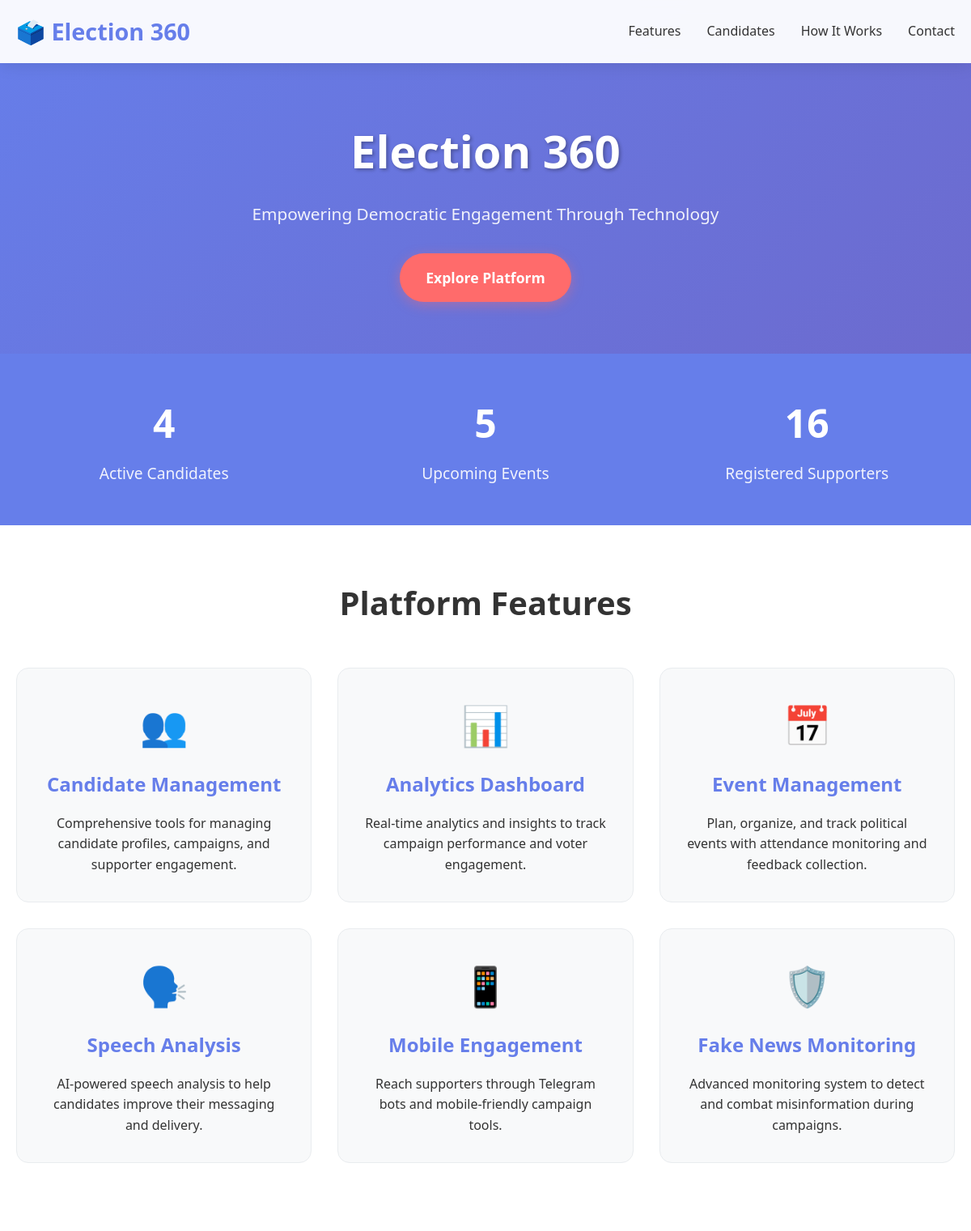
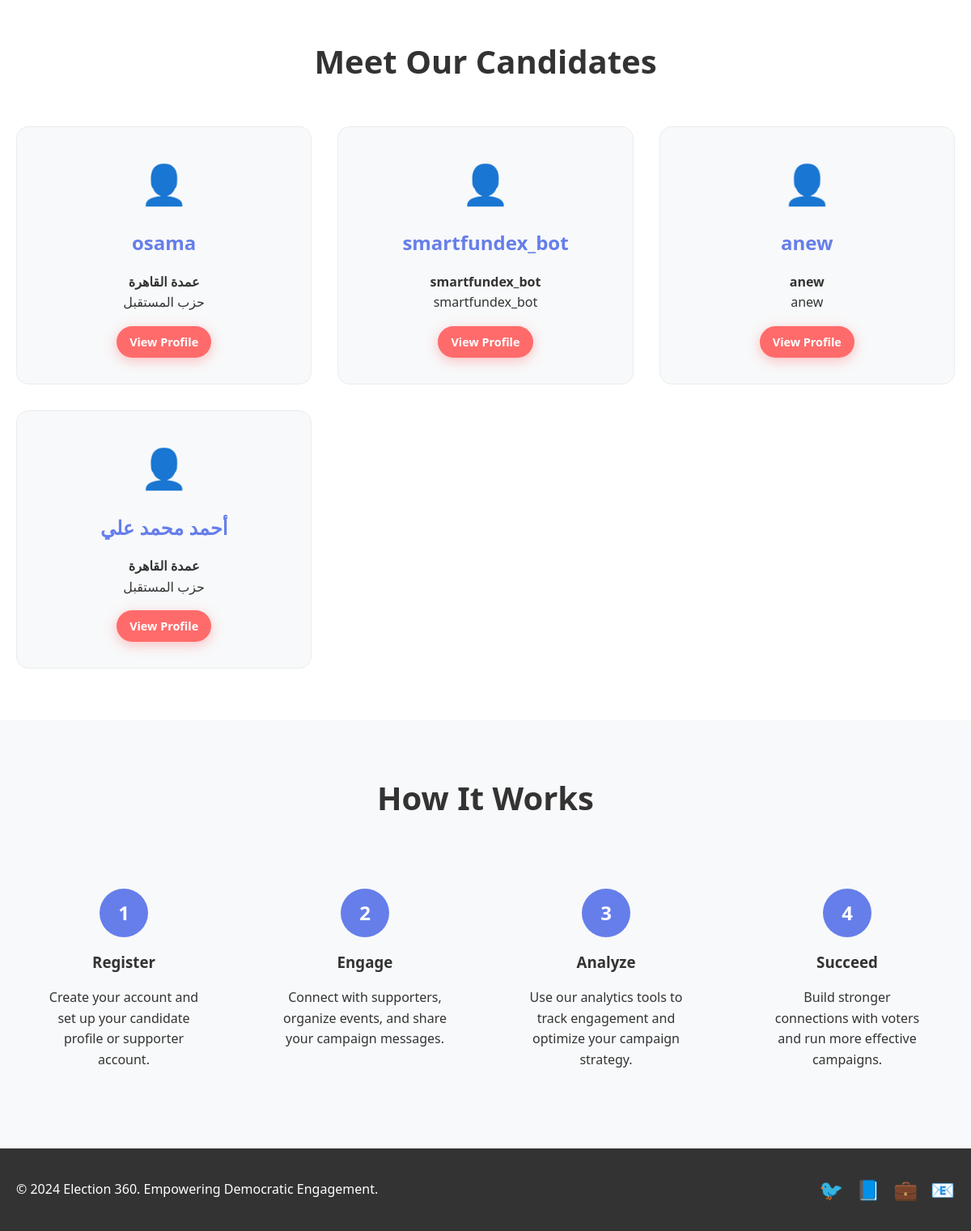
The app's page /hub/public/ with its own data (2 pictures, top to bottom).
### hub/models.py (models this page shows, shortened)
class Candidate(models.Model):
    id = models.UUIDField(primary_key=True, default=uuid.uuid4, editable=False)
    name = models.CharField(max_length=200)
    public_url_name = models.CharField(max_length=300, blank=True, null=True, unique=True)
    position = models.CharField(max_length=200)  # e.g., "Mayor of Cairo", "President"
    party = models.CharField(max_length=200, blank=True, null=True)
    bio = models.TextField(blank=True, null=True)  # CV content
    program = models.TextField(blank=True, null=True)  # Election program
    profile_image = models.ImageField(upload_to='candidates/', blank=True, null=True)
    logo = models.ImageField(upload_to='candidates/logos/', blank=True, null=True)
    website = models.URLField(blank=True, null=True)
    email = models.EmailField(blank=True, null=True)
    phone = models.CharField(max_length=20, blank=True, null=True)
    social_media = models.JSONField(default=dict, blank=True)  # {facebook: url, twitter: url, etc}
    bot = models.ForeignKey(Bot, on_delete=models.SET_NULL, null=True, blank=True, related_name='candidates')
    is_active = models.BooleanField(default=True)
    created_at = models.DateTimeField(auto_now_add=True)
    updated_at = models.DateTimeField(auto_now=True)
    created_by = models.ForeignKey(get_user_model(), on_delete=models.SET_NULL, null=True, blank=True)
    class Meta:
        ordering = ['-created_at']

### hub/views.py (the view)
# urls.py: path('public/', public_landing, name='public_landing'),
def public_landing(request: HttpRequest) -> HttpResponse:
    total_candidates = Candidate.objects.filter(is_active=True).count()
    total_events = Event.objects.filter(is_public=True).count()
    total_supporters = Supporter.objects.count()
    candidates = Candidate.objects.filter(is_active=True).order_by('-created_at')
    context = {
        'total_candidates': total_candidates,
        'total_events': total_events,
        'total_supporters': total_supporters,
        'candidates': candidates,
    }
    return render(request, 'hub/public_landing.html', context)

### hub/templates/hub/public_landing.html (shortened to what this page needs)
<!DOCTYPE html>
<html lang="en">
<head>
</head>
<body>
    <header>
        <nav class="container">
            <div class="logo">🗳️ Election 360</div>
            <ul class="nav-links">
                <li><a href="#features">Features</a></li>
                <li><a href="#candidates">Candidates</a></li>
                <li><a href="#how-it-works">How It Works</a></li>
                <li><a href="#contact">Contact</a></li>
            </ul>
        </nav>
    </header>
    <main>
        <section class="hero">
            <div class="container">
                <h1>Election 360</h1>
                <p>Empowering Democratic Engagement Through Technology</p>
                <a href="#features" class="cta-button">Explore Platform</a>
            </div>
        </section>
        <section class="stats">
            <div class="container">
                <div class="stats-grid">
                    <div class="stat-item">
                        <h3>{{ total_candidates }}</h3>
                        <p>Active Candidates</p>
                    </div>
                    <div class="stat-item">
                        <h3>{{ total_events }}</h3>
                        <p>Upcoming Events</p>
                    </div>
                    <div class="stat-item">
                        <h3>{{ total_supporters }}</h3>
                        <p>Registered Supporters</p>
                    </div>
                </div>
            </div>
        </section>
        <section id="features" class="features">
            <div class="container">
                <h2>Platform Features</h2>
                <div class="features-grid">
                    <div class="feature-card">
                        <div class="feature-icon">👥</div>
                        <h3>Candidate Management</h3>
                        <p>Comprehensive tools for managing candidate profiles, campaigns, and supporter engagement.</p>
                    </div>
                    <div class="feature-card">
                        <div class="feature-icon">📊</div>
                        <h3>Analytics Dashboard</h3>
                        <p>Real-time analytics and insights to track campaign performance and voter engagement.</p>
                    </div>
                    <div class="feature-card">
                        <div class="feature-icon">📅</div>
                        <h3>Event Management</h3>
                        <p>Plan, organize, and track political events with attendance monitoring and feedback collection.</p>
                    </div>
                    <div class="feature-card">
                        <div class="feature-icon">🗣️</div>
                        <h3>Speech Analysis</h3>
                        <p>AI-powered speech analysis to help candidates improve their messaging and delivery.</p>
                    </div>
                    <div class="feature-card">
                        <div class="feature-icon">📱</div>
                        <h3>Mobile Engagement</h3>
                        <p>Reach supporters through Telegram bots and mobile-friendly campaign tools.</p>
                    </div>
                    <div class="feature-card">
                        <div class="feature-icon">🛡️</div>
                        <h3>Fake News Monitoring</h3>
                        <p>Advanced monitoring system to detect and combat misinformation during campaigns.</p>
                    </div>
                </div>
            </div>
        </section>
        <section id="candidates" class="features">
            <div class="container">
                <h2>Meet Our Candidates</h2>
                <div class="features-grid">
                    {% for candidate in candidates %}
                    <div class="feature-card">
                        <div class="feature-icon">👤</div>
                        <h3>{{ candidate.name }}</h3>
                        <p><strong>{{ candidate.position }}</strong></p>
                        {% if candidate.party %}
                            <p>{{ candidate.party }}</p>
                        {% endif %}
                        <a href="/hub/candidate/{{ candidate.id }}/" class="cta-button" style="margin-top: 1rem; display: inline-block; padding: 0.5rem 1rem; font-size: 0.9rem;">View Profile</a>
                    </div>
                    {% endfor %}
                </div>
            </div>
        </section>
        <section id="how-it-works" class="how-it-works">
            <div class="container">
                <h2>How It Works</h2>
                <div class="steps">
                    <div class="step">
                        <div class="step-number">1</div>
                        <h3>Register</h3>
                        <p>Create your account and set up your candidate profile or supporter account.</p>
                    </div>
                    <div class="step">
                        <div class="step-number">2</div>
                        <h3>Engage</h3>
                        <p>Connect with supporters, organize events, and share your campaign messages.</p>
                    </div>
                    <div class="step">
                        <div class="step-number">3</div>
                        <h3>Analyze</h3>
                        <p>Use our analytics tools to track engagement and optimize your campaign strategy.</p>
                    </div>
                    <div class="step">
                        <div class="step-number">4</div>
                        <h3>Succeed</h3>
                        <p>Build stronger connections with voters and run more effective campaigns.</p>
                    </div>
                </div>
            </div>
        </section>
    </main>
    <footer id="contact">
        <div class="container">
            <div class="footer-content">
                <div>
                    <p>&copy; 2024 Election 360. Empowering Democratic Engagement.</p>
                </div>
                <div class="social-links">
                    <a href="#" title="Twitter">🐦</a>
                    <a href="#" title="Facebook">📘</a>
                    <a href="#" title="LinkedIn">💼</a>
                    <a href="#" title="Email">📧</a>
                </div>
            </div>
        </div>
    </footer>
</body>
</html>

### hub/templates/hub/public_landing.html (style rules this page uses)
* { margin: 0; padding: 0; box-sizing: border-box; }
body { font-family: 'Segoe UI', Tahoma, Geneva, Verdana, sans-serif; line-height: 1.6; color: #333; background: linear-gradient(135deg, #667eea 0%, #764ba2 100%); min-height: 100vh; }
.container { max-width: 1200px; margin: 0 auto; padding: 0 20px; }
header { background: rgba(255, 255, 255, 0.95); backdrop-filter: blur(10px); padding: 1rem 0; box-shadow: 0 2px 20px rgba(0, 0, 0, 0.1); position: sticky; top: 0; z-index: 100; }
nav { display: flex; justify-content: space-between; align-items: center; }
.logo { font-size: 1.8rem; font-weight: bold; color: #667eea; }
.nav-links { display: flex; list-style: none; gap: 2rem; }
.nav-links a { text-decoration: none; color: #333; font-weight: 500; transition: color 0.3s ease; }
.hero { text-align: center; padding: 4rem 0; color: white; }
.hero h1 { font-size: 3.5rem; margin-bottom: 1rem; text-shadow: 2px 2px 4px rgba(0, 0, 0, 0.3); }
.hero p { font-size: 1.3rem; margin-bottom: 2rem; opacity: 0.9; }
.cta-button { display: inline-block; background: #ff6b6b; color: white; padding: 1rem 2rem; text-decoration: none; border-radius: 50px; font-weight: bold; font-size: 1.1rem; transition: all 0.3s ease; box-shadow: 0 4px 15px rgba(255, 107, 107, 0.4); }
.features { padding: 4rem 0; background: white; }
.features h2 { text-align: center; font-size: 2.5rem; margin-bottom: 3rem; color: #333; }
.features-grid { display: grid; grid-template-columns: repeat(auto-fit, minmax(300px, 1fr)); gap: 2rem; }
.feature-card { background: #f8f9fa; padding: 2rem; border-radius: 15px; text-align: center; transition: transform 0.3s ease; border: 1px solid #e9ecef; }
.feature-icon { font-size: 3rem; margin-bottom: 1rem; }
.feature-card h3 { font-size: 1.5rem; margin-bottom: 1rem; color: #667eea; }
.stats { background: #667eea; color: white; padding: 3rem 0; text-align: center; }
.stats-grid { display: grid; grid-template-columns: repeat(auto-fit, minmax(200px, 1fr)); gap: 2rem; }
.stat-item h3 { font-size: 3rem; margin-bottom: 0.5rem; }
.stat-item p { font-size: 1.2rem; opacity: 0.9; }
.how-it-works { padding: 4rem 0; background: #f8f9fa; }
.how-it-works h2 { text-align: center; font-size: 2.5rem; margin-bottom: 3rem; color: #333; }
.steps { display: grid; grid-template-columns: repeat(auto-fit, minmax(250px, 1fr)); gap: 2rem; }
.step { text-align: center; padding: 2rem; }
.step-number { background: #667eea; color: white; width: 60px; height: 60px; border-radius: 50%; display: flex; align-items: center; justify-content: center; font-size: 1.5rem; font-weight: bold; margin: 0 auto 1rem; }
.step h3 { margin-bottom: 1rem; color: #333; }
footer { background: #333; color: white; text-align: center; padding: 2rem 0; }
.footer-content { display: flex; justify-content: space-between; align-items: center; flex-wrap: wrap; gap: 1rem; }
.social-links { display: flex; gap: 1rem; }
.social-links a { color: white; text-decoration: none; font-size: 1.5rem; transition: color 0.3s ease; }

### records on screen
Candidate: name "osama", position "عمدة القاهرة", party "حزب المستقبل"
Candidate: name "smartfundex_bot", position "smartfundex_bot", party "smartfundex_bot"
Candidate: name "anew", position "anew", party "anew"
Candidate: name "أحمد محمد علي", position "عمدة القاهرة", party "حزب المستقبل"

### other values on screen
{{ total_candidates }} "4"
{{ total_events }} "5"
{{ total_supporters }} "16"
